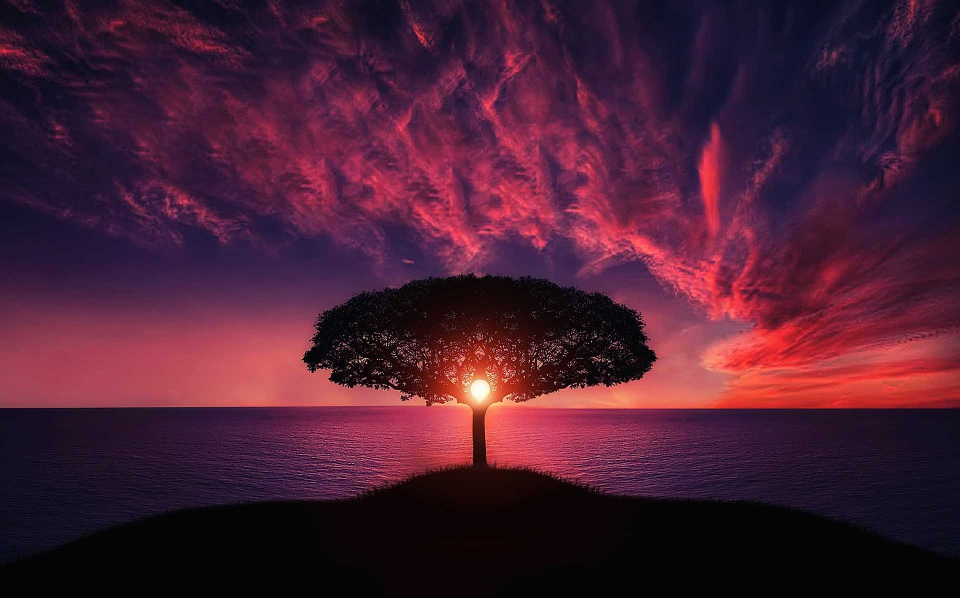
#> input picture openCV_materials/input/test2.jpg, 1920 x 1195 px (shown at 1/2 size)
$ jupyter execute --allow-errors 'C V Session.ipynb'   (older library calls are emulated)
#> lines starting #> are read from the running program, lines starting #| are printed output that depends on the picture; after the words box and inside, x2 and y2 are one past the last pixel; in counts of white or black regions, pixels touching at a corner belong together
**Agenda**
---

**Image Processing:**

*   OpenCV Basics (loading images, line drawing, resizing etc...)

*   Adding noise and removing noise (denoising) to digital images

*   Image masking
*   Edge detection

*   Contour detection

*   Morphology

**Object Detection:**

*   Intro and basics of object detection

*   Yolo V4

---

#### Prepere your environment:
- Install python from [here](https://www.python.org/downloads/).
- Install openCV for python by running the following command in your terminal:

    ```bash
    pip install opencv-python
    ```
---

**Now, what is image processing (digital image)?**

Image processing is a method to perform some operations on an image, in order to get an enhanced image or to extract some useful information from it.

In context to computer vision -

The aim of digital image processing is to improve the image data (features) by suppressing unwanted distortions and/or enhancement of some important image features so that our AI-Computer Vision models can benefit from this improved data to work on.

[cell 1]
#Loading an image

import cv2
import matplotlib.pyplot as plt

path = "./input/test2.jpg"

img = cv2.imread(path)
#> img is the input picture: shape (1195, 1920, 3); mean B, G, R 51.2, 30.3, 73.6
img = cv2.cvtColor(img, cv2.COLOR_BGR2RGB)
# [10 lines of commented-out code are left out]

plt.imshow(img)

[cell 2]
#Image resizing
resized_image = cv2.resize(img, (700, 700))
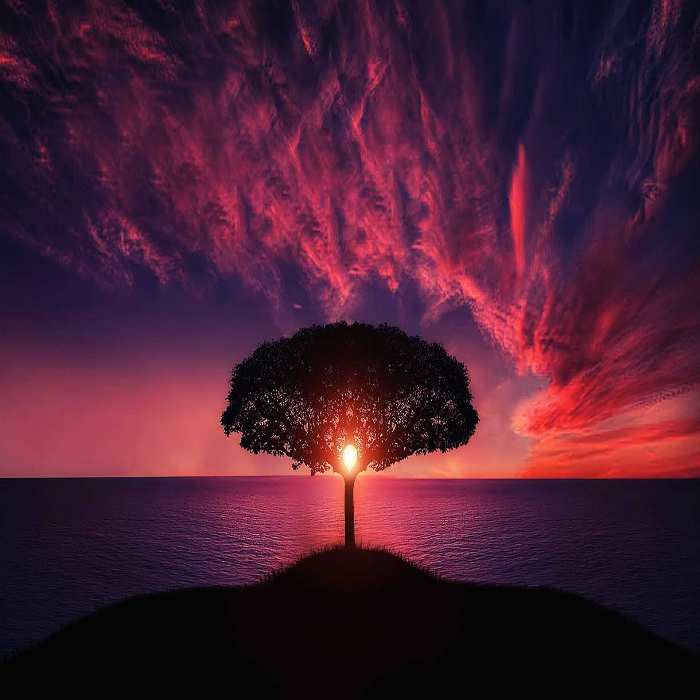
#> resized_image: shape (700, 700, 3); mean R, G, B 73.5, 30.3, 51.1
plt.imshow(resized_image)

[cell 3]
#Drawing basic shapes and lines

import numpy as np
img = np.zeros((400, 400, 3), dtype = "uint8")
# plt.imshow(img)

# cv2.line(image, (‘start_coordinates’), (‘end_coordinates’), (‘color_in_bgr’), ‘line_thickness’)
cv2.line(img, (20, 160), (100, 160), (0, 0, 255), 2)

# cv2.rectangle(image, (‘top_left_vertex_coordinates’), (‘lower_right_vertex_coordinates’), (‘color_in_bgr’), ‘line_thickness’)
cv2.rectangle(img, (30, 30), (300, 200), (0, 255, 0), 2)
#> img: shape (400, 400, 3)

# cv2.circle(image, (‘center_coordinates’), (‘circle_radius’), (‘color_in_bgr’), thickness’)
cv2.circle(img, (200, 200), 80, (255, 0, 0), 3)
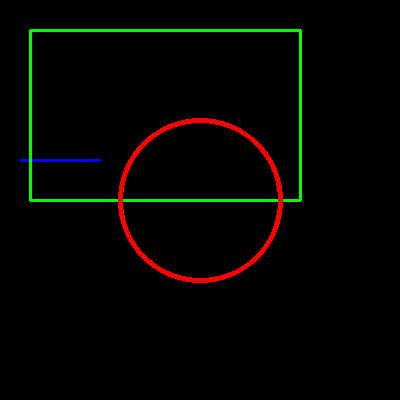
#> img: shape (400, 400, 3); mean R, G, B 4, 4.2, 0.4

plt.imshow(img)

**Adding noise**

Why do we need noise?

Image Augmentation, makes DL models more robust

**Normal (Gaussian) distribution:**

During measurement values will follow a normal distribution with an equal number of measurements above and below the mean value.

[cell 4]
import random
import numpy as np
import cv2
import matplotlib.pyplot as plt

# add noise to image
path = "./input/test2.jpg"
img = cv2.imread(path)
img = cv2.cvtColor(img, cv2.COLOR_BGR2RGB)

plt.imshow(img)

[cell 5]
# gaussian noise
mean = 0
st = 0.7
gauss = np.random.normal(mean, st, img.shape)
gauss = gauss.reshape(img.shape)
# add gaussian noise to image
noisy = gauss + img

plt.imshow(noisy)
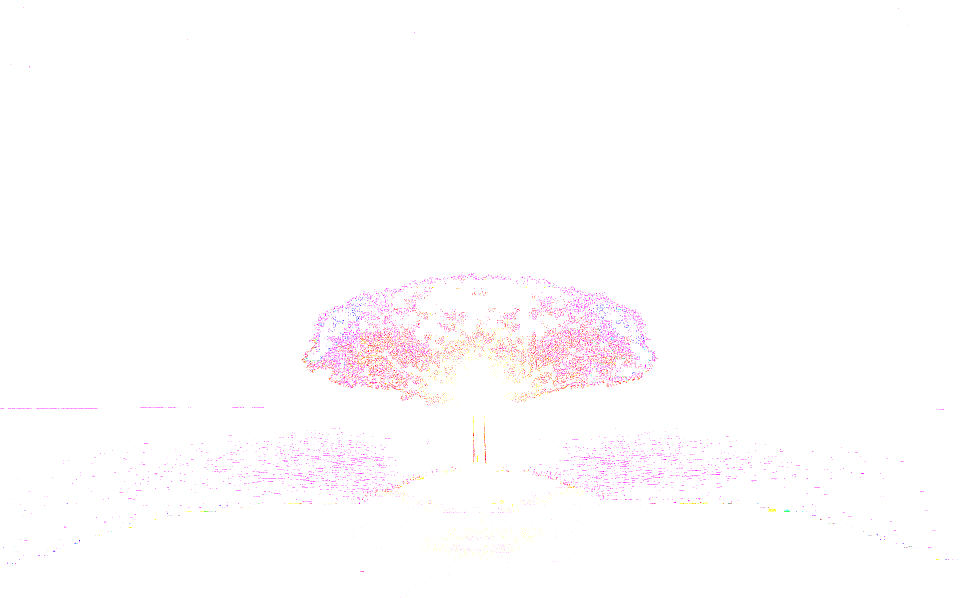
#> shown: shape (1195, 1920, 3) float64 (shown at 1/2 size); mean R, G, B 1, 0.992, 0.996

[cell 6]
# salt and pepper noise
prob = 0.05
output = np.zeros(img.shape, np.uint8)
thres = 1 - prob
for i in range(img.shape[0]):
    for j in range(img.shape[1]):
        rdnum = random.random()
        if rdnum < prob:
            output[i][j] = 0
        elif rdnum > thres:
            output[i][j] = 255
        else:
            output[i][j] = img[i][j]
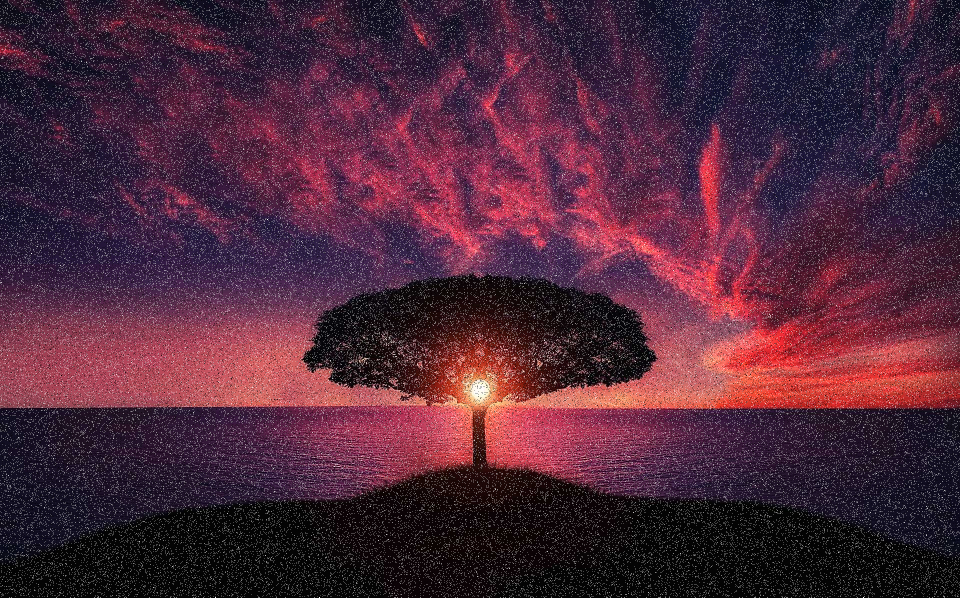
#> output: shape (1195, 1920, 3) (shown at 1/2 size); mean R, G, B 79, 40, 58.8

# display one by one separately
plt.imshow(output)

**HSV color space**

**H is Hue** - Hue, the color type (such as red, blue, or yellow)

**S is saturation** - Color saturation is the intensity and purity of a color as displayed in an image. The higher the saturation of a color, the more intense it is. The lower a color's saturation, the closer it is to pure gray on the grayscale.

**V is value** -Value refers to the relative lightness or darkness of a color.

**Image masking**

[cell 7]
path = "./input/exercise1.jpg"


img = cv2.imread(path)
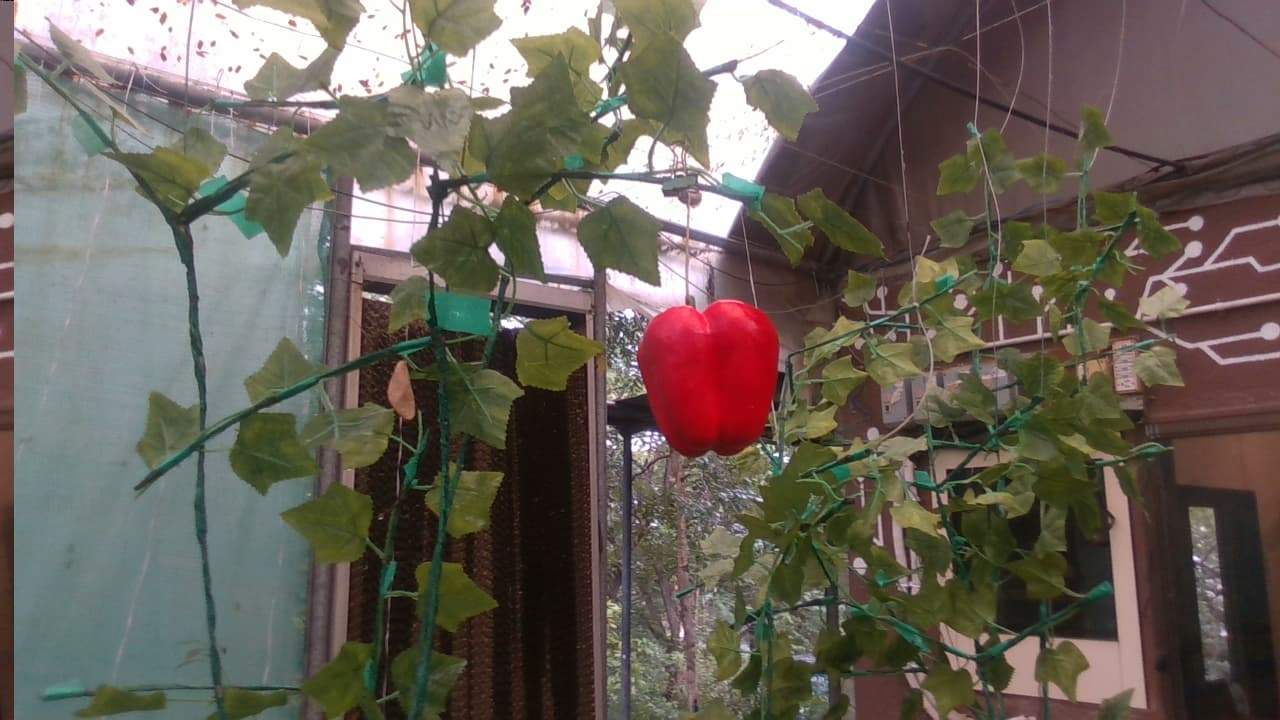
#> input picture openCV_materials/input/exercise1.jpg, 1280 x 720 px
#> img is the input picture: shape (720, 1280, 3); mean B, G, R 89.7, 98.9, 105.9
img = cv2.cvtColor(img, cv2.COLOR_BGR2RGB)
img_hsv = cv2.cvtColor(img, cv2.COLOR_RGB2HSV)
#> img_hsv: shape (720, 1280, 3); mean H, S, V 62.7, 71.5, 110.5
# For RED, we can choose the HSV range (0,10,20) - (10,255,255) and (175,10,20) - (180,255,255)
mask1 = cv2.inRange(img_hsv, (0,10,20), (10,255,255)) #lower color regions for red in HSV color space
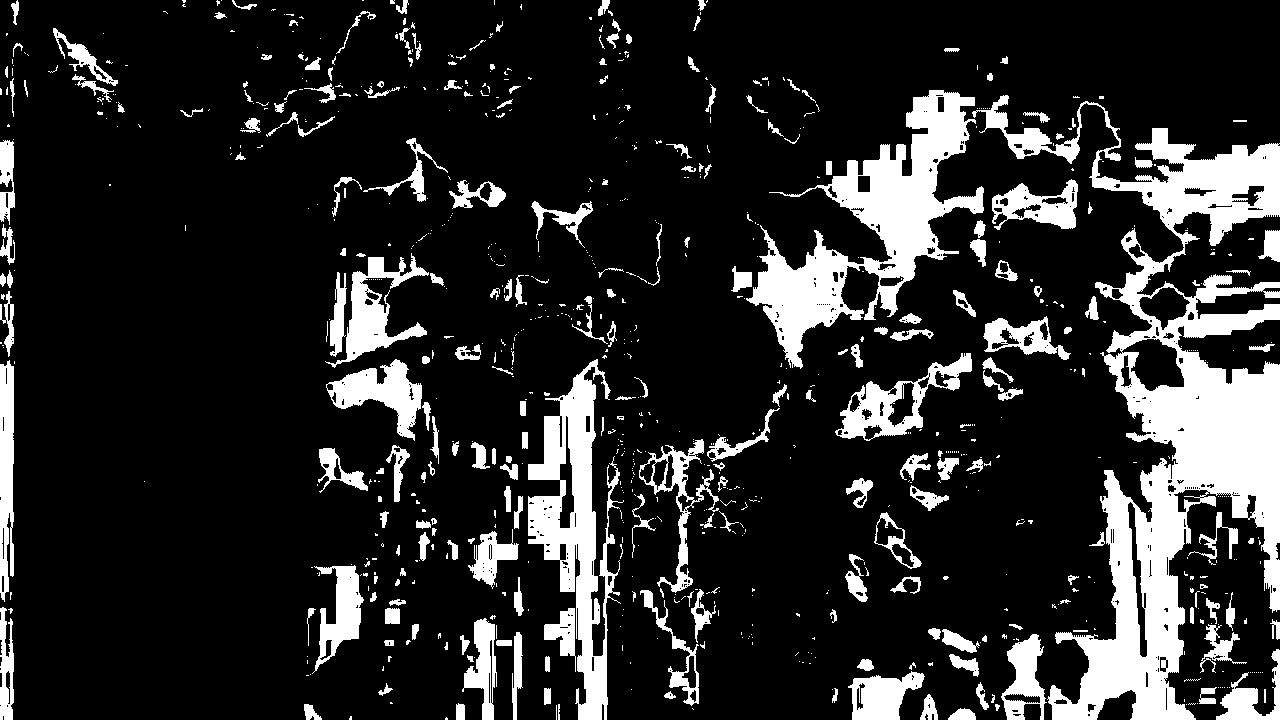
#> mask1: shape (720, 1280); 16.6% white; 854 white regions (606 under 20 px), largest, box (x1, y1, x2, y2) and area: (972, 95, 1280, 720) 54560, (746, 90, 984, 369) 20264, (528, 359, 624, 720) 12842


mask2 = cv2.inRange(img_hsv, (175,10,20), (180,255,255)) #upper color regions for red
#> mask2: shape (720, 1280); 6.1% white; 951 white regions (783 under 20 px), largest, box (x1, y1, x2, y2) and area: (634, 240, 789, 460) 16184, (960, 48, 1248, 182) 11947, (584, 367, 608, 656) 1811


mask = cv2.bitwise_or(mask1, mask2)
#> mask: shape (720, 1280); 22.7% white; 694 white regions (467 under 20 px), largest, box (x1, y1, x2, y2) and area: (634, 48, 1280, 720) 119427, (528, 359, 624, 720) 14989, (325, 251, 429, 368) 6222

croped = cv2.bitwise_and(img, img, mask=mask)

# the above line shows only pixels in the image that have a corresponding white (255) value in the mask


plt.imshow(croped)

**Edge detection (canny edge detection)**

There are four steps under Canny edge detection:

*   Noise reduction (Gaussian smoothing)

*   Computing the gradient magnitude and orientation
*   Non-maxima suppression

*   Hysteresis thresholding / Edge Tracking by Hysteresis

**Gausian Blur:** We apply this technique to remove noise

**Computing gradient:**

*   Image gradient is defined as a directional change in imag intensity.
*   To put it in simple words, at each pixel of the input (grayscale) image, a gradient measures the change in pixel intensity in a given direction i.e X or Y.

**Non-maxima suppression:**

*   Ideally, the final image should have thin edges. So, we must perform non-maximum suppression to thin out the edges.
*   The principle behind this is, the algorithm goes through all the points on the gradient intensity matrix and finds the pixels with the maximum value in the edge directions.

**Hysteresis thresholding**

Based on the threshold results, the hysteresis process
consists of transforming weak pixels into strong ones, if and only if at least one of the pixels around the one being processed is a strong one.

[cell 8]
image = cv2.imread(path)
# image = cv2.cvtColor(image, cv2.COLOR_BGR2RGB)
gray = cv2.cvtColor(image, cv2.COLOR_BGR2GRAY)
blurred = cv2.GaussianBlur(gray, (5, 5), 0)
wide = cv2.Canny(blurred, 10, 200) # cv2.Canny(image, low_tresh, high_tresh)
#> wide: shape (720, 1280); 5.8% white in thin lines or dots
mid = cv2.Canny(blurred, 30, 150)
#> mid: shape (720, 1280); 6.6% white in thin lines or dots
tight = cv2.Canny(blurred, 240, 250)
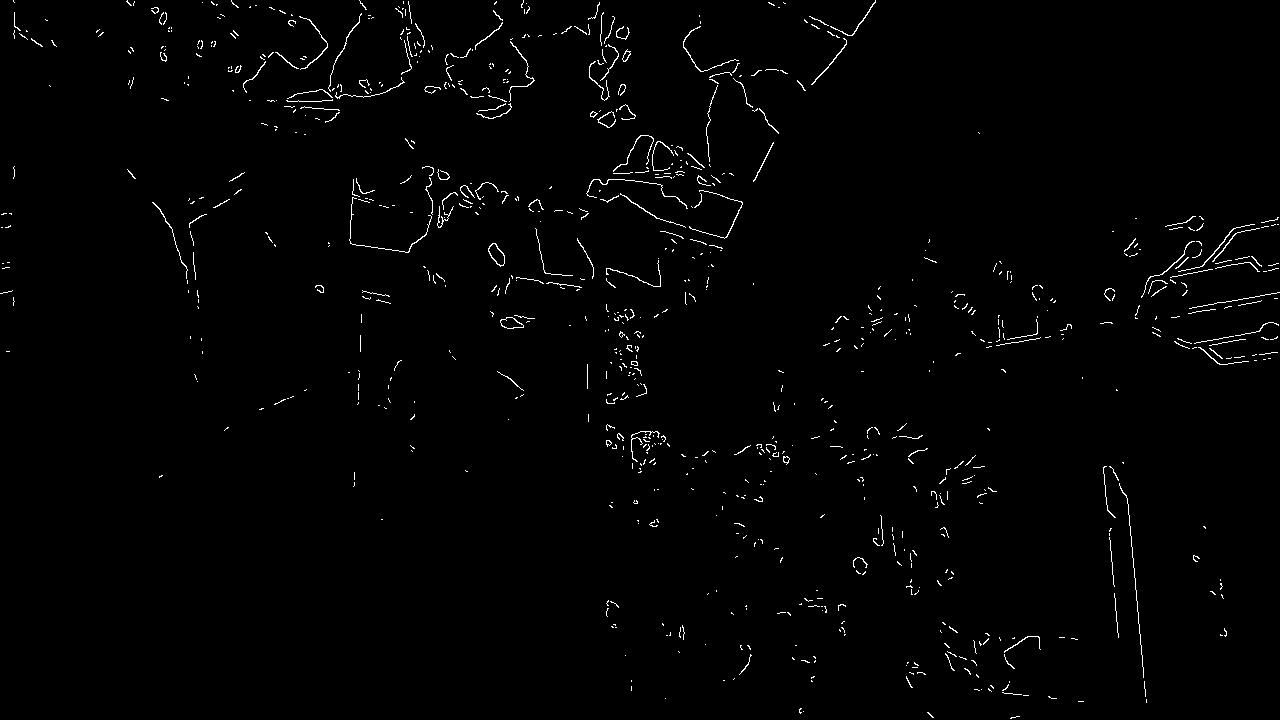
#> tight: shape (720, 1280); 1.2% white in thin lines or dots
plt.imshow(mid)
